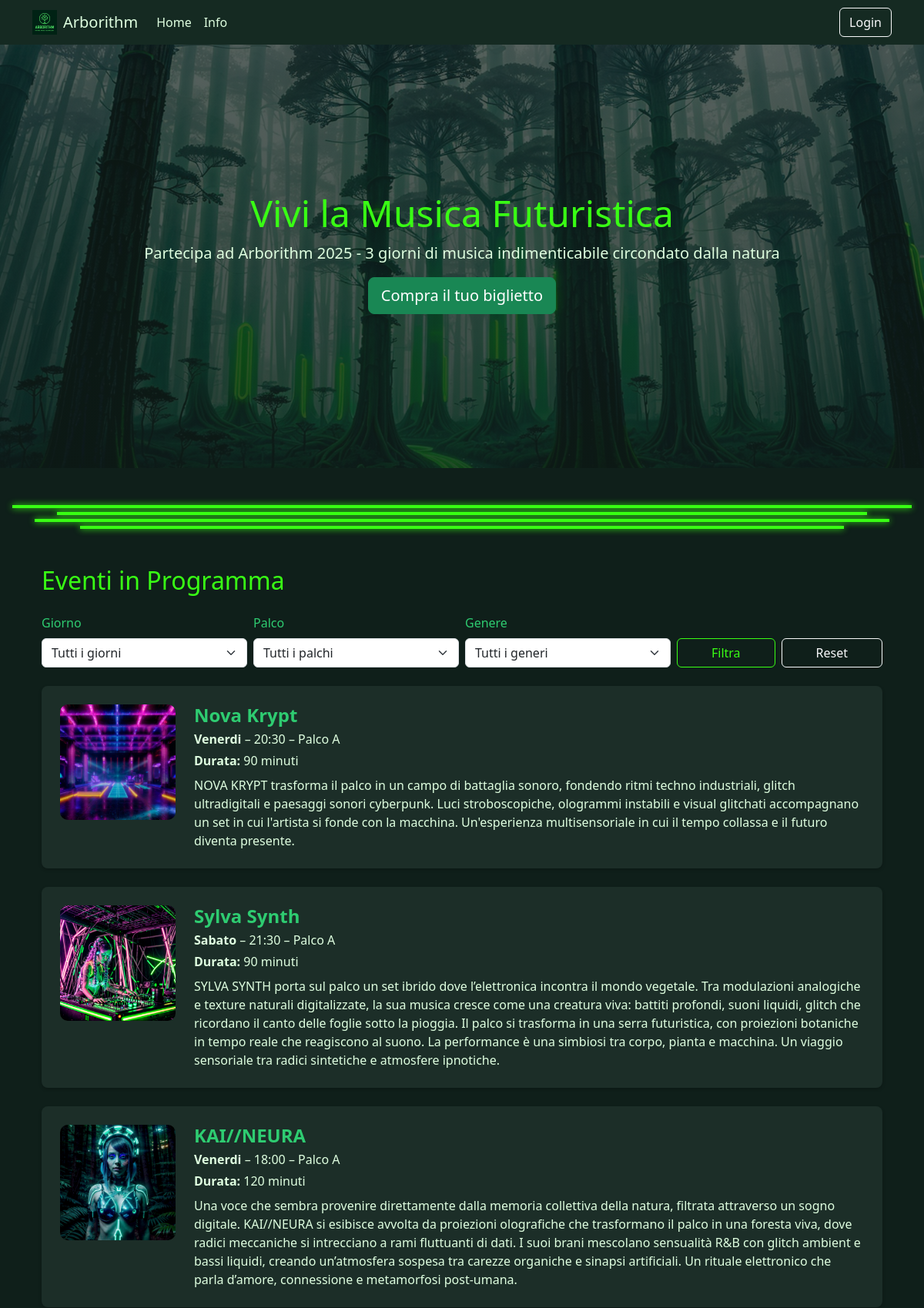
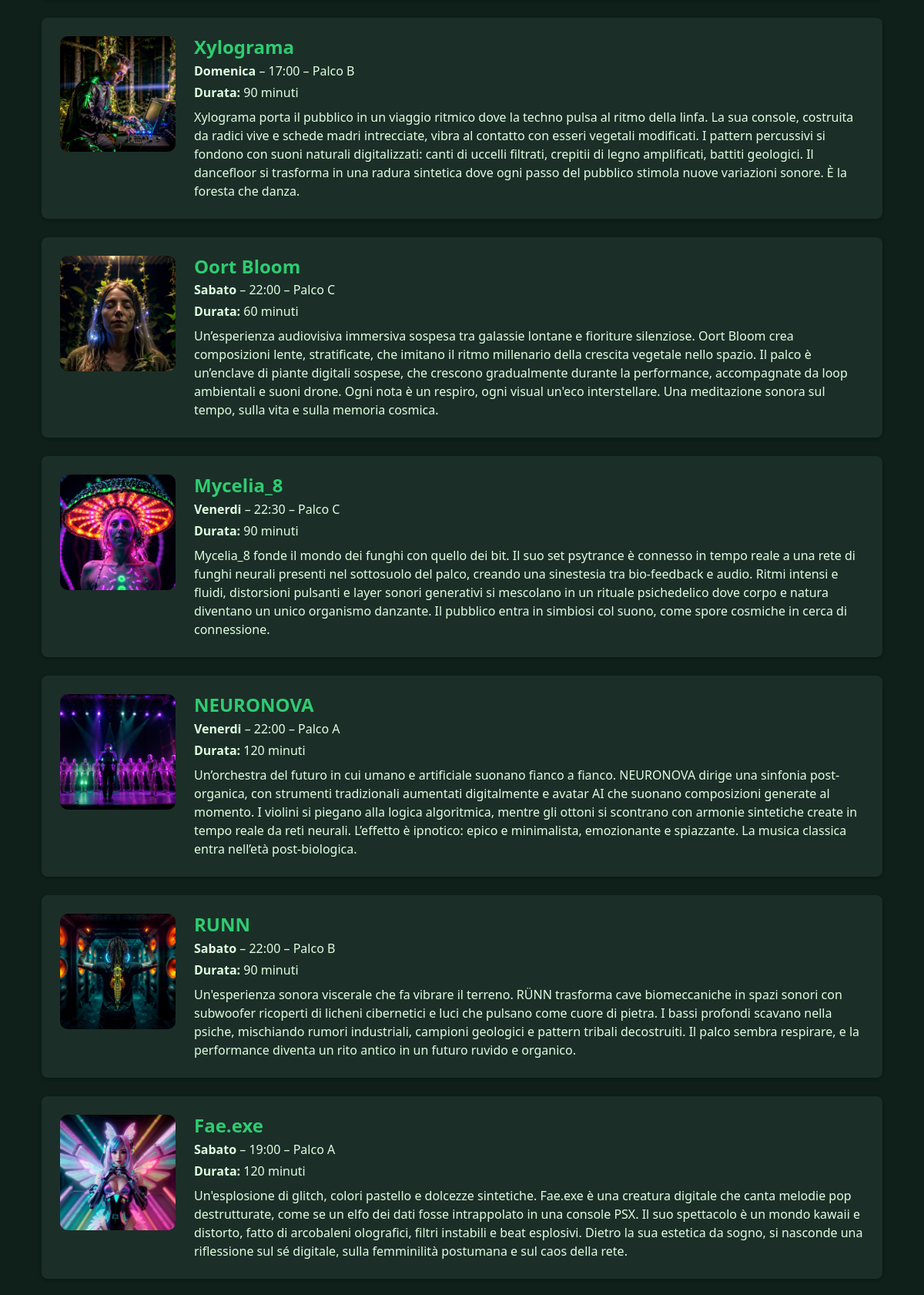
The page / (upper part) on the database its author committed (2 pictures, top to bottom).
### tables this page shows
CREATE TABLE immagini (
            id INTEGER PRIMARY KEY AUTOINCREMENT,
            performance_id INTEGER NOT NULL,
            file_path TEXT NOT NULL,
            FOREIGN KEY (performance_id) REFERENCES performance(id) ON DELETE CASCADE
        );

CREATE TABLE performance (
  id INTEGER PRIMARY KEY AUTOINCREMENT,
  artista TEXT NOT NULL,
  giorno TEXT CHECK(giorno IN ('venerdi', 'sabato', 'domenica')) NOT NULL,
  orario_inizio TEXT NOT NULL, -- formato 'YYYY-MM-DD HH:MM:SS'
  durata INTEGER NOT NULL, -- in minuti
  descrizione TEXT NOT NULL,
  palco TEXT CHECK(palco IN ('A', 'B', 'C')) NOT NULL,
  genere TEXT NOT NULL,
  pubblicata BOOLEAN NOT NULL DEFAULT 0,
  organizzatore_id INTEGER NOT NULL,
  UNIQUE(artista),
  FOREIGN KEY (organizzatore_id) REFERENCES users(id)
);

### app.py (the view)
@app.route("/")
def index():
     giorno = request.args.get("giorno")
     palco = request.args.get("palco")
     genere = request.args.get("genere")
     eventi = db.get_eventi_filtrati(giorno, palco, genere)
     generi = db.get_generi_unici()
     open_modal = session.pop("open_modal", None)  # Toglie dalla sessione
     return render_template("home.html", open_modal=open_modal, eventi_pubblici=eventi, generi=generi)

### app.py (called while the page is built)
@app.context_processor
def inject_tickets():
    tickets = []
    if "user_id" in session:
        user_id = session["user_id"]
        tickets = db.get_tickets_by_user(user_id)
    return dict(tickets=tickets)

### db.py (called while the page is built)
def connect_db():
    conn = sqlite3.connect(DB_PATH)
    conn.row_factory = sqlite3.Row
    return conn

def get_eventi_filtrati(giorno=None, palco=None, genere=None):
    conn = connect_db()
    query = """
        SELECT performance.*, immagini.file_path AS immagine
        FROM performance
        LEFT JOIN immagini
            ON immagini.id = (
                SELECT id FROM immagini
                WHERE performance_id = performance.id
                ORDER BY id ASC
                LIMIT 1
            )
        WHERE pubblicata = 1
    """
    params = []
    if giorno:
        query += " AND giorno = ?"
        params.append(giorno)
    if palco:
        query += " AND palco = ?"
        params.append(palco)
    if genere:
        query += " AND genere = ?"
        params.append(genere)
    eventi = conn.execute(query, params).fetchall()
    conn.close()
    return eventi

def get_generi_unici():
    conn = connect_db()
    rows = conn.execute(
        "SELECT DISTINCT genere FROM performance WHERE pubblicata = 1 ORDER BY genere"
    ).fetchall()
    conn.close()
    return [r["genere"] for r in rows]

### templates/home.html (shortened to what this page needs)
{% extends "base.html" %}
{% block content %}
<section class="hero">
  <div class="container">
    <h1>Vivi la Musica Futuristica</h1>
    <p class="lead">Partecipa ad Arborithm 2025 - 3 giorni di musica indimenticabile circondato dalla natura</p>
    {% if session.get('user_id') %}
      {% if session['ruolo'] == 'partecipante' %}
        <a href="{{ url_for('participant_tickets') }}" class="btn btn-success btn-lg">
          Vai all'area biglietti
        </a>
      {% elif session['ruolo'] == 'organizzatore' %}
        <button class="btn btn-secondary btn-lg" disabled title="Solo i partecipanti possono acquistare biglietti">
          Acquisto biglietti non disponibile per organizzatori
        </button>
      {% endif %}
    {% else %}
      <button class="btn btn-success btn-lg" data-bs-toggle="modal" data-bs-target="#registerModalPartecipante">
        Compra il tuo biglietto
      </button>
    {% endif %}
  </div>
</section>
<div class="glitch-separator my-5 px-3">
  <div class="glitch-line" style="width: 100%;"></div>
  <div class="glitch-line" style="width: 90%; margin-left: 5%;"></div>
  <div class="glitch-line" style="width: 95%; margin-left: 2.5%;"></div>
  <div class="glitch-line" style="width: 85%; margin-left: 7.5%;"></div>
</div>
<div class="container pb-5">
{% include "_eventi_filtrati.html" %}
</div>
{% endblock %}

### templates/_eventi_filtrati.html (shortened to what this page needs)
<section id="lineup">
  <div class="container">
    <h5 class="cyber-title2 mb-4">Eventi in Programma</h5>
    <form method="GET" class="mb-4">
    <div class="row g-2 align-items-end">
        <div class="col-md-3">
        <label for="filtro-giorno" class="form-label">Giorno</label>
        <select name="giorno" id="filtro-giorno" class="form-select">
            <option value="">Tutti i giorni</option>
        </select>
        </div>
        <div class="col-md-3">
        <label for="filtro-palco" class="form-label">Palco</label>
        <select name="palco" id="filtro-palco" class="form-select">
            <option value="">Tutti i palchi</option>
        </select>
        </div>
        <div class="col-md-3">
        <label for="filtro-genere" class="form-label">Genere</label>
        <select name="genere" id="filtro-genere" class="form-select">
            <option value="">Tutti i generi</option>
        </select>
        </div>
        <div class="col-md-3 d-flex gap-2">
        <button type="submit" class="btn btn_fluo btn-outline-success flex-fill">Filtra</button>
        <a href="{{ request.path }}" class="btn btn-outline-light flex-fill">Reset</a>
        </div>
    </div>
    </form>
    <div class="row gy-4">
      {% for evento in eventi_pubblici %}
        <div class="col-12">
          <a href="{{ url_for('dettaglio_evento', id=evento['id']) }}" class="text-decoration-none">
            <div class="card event-card p-4">
              <div class="d-flex flex-column flex-md-row align-items-start">
                <div class="event-img-container me-md-4 mb-3 mb-md-0">
                  {% if evento["immagine"] %}
                    <img src="{{ url_for('static', filename=evento['immagine']) }}" class="event-img">
                  {% else %}
                    <img src="{{ url_for('static', filename='default.jpg') }}" class="event-img">
                  {% endif %}
                </div>
                <div>
                  <h4 class="evento-artista mb-1">{{ evento['artista'] }}</h4>
                  <p class="mb-1">
                    <strong>{{ evento['giorno'].capitalize() }}</strong> –
                    {{ evento['orario_inizio'][11:16] }} –
                    Palco {{ evento['palco'] }}
                  </p>
                  <p class="mb-2"><strong>Durata:</strong> {{ evento['durata'] }} minuti</p>
                  <p class="mb-0">{{ evento['descrizione'] }}</p>
                </div>
              </div>
            </div>
          </a>
        </div>
      {% else %}
        <div class="col-12 text-center py-5">
          <h5 class="no-result">Nessun risultato trovato</h5>
          <p class="no-result">Prova a modificare i filtri.</p>
        </div>
      {% endfor %}
    </div>
  </div>
</section>

### static/style.css (style rules this page uses)
body { background-color: #0f1f1a; color: #dfffe0; font-family: 'Segoe UI', sans-serif; }
.hero { background: linear-gradient(rgba(15, 31, 26, 0.7), rgba(15, 31, 26, 0.8)), url('HomeForest.jpg') center/cover; height: 70vh; display: flex; align-items: center; justify-content: center; text-align: center; }
.hero h1 { font-size: 3rem; color: #39ff14; }
.glitch-separator { display: flex; flex-direction: column; gap: 5px; }
.glitch-line { height: 4px; background: #39ff14; box-shadow: 0 0 8px #39ff14; animation: glitchMove 2s infinite ease-in-out alternate; }
.cyber-title2 { color: #39ff14; font-size: 2rem; }
.evento-artista { color: #2ecc71; font-weight: 600; }
form label.form-label { color: #2ecc71; font-weight: 500; }
.event-card { background-color: #1c2e28; border: none; color: #dfffe0; }
.card { background-color: #1c2e28; color: #dfffe0; border: none; border-radius: 8px; box-shadow: 0 2px 4px rgba(0, 0, 0, 0.2); }
.event-img-container { width: 150px; height: 150px; flex-shrink: 0; }
.event-img { width: 100%; height: 100%; object-fit: cover; border-radius: 10px; }
.btn_fluo { border-color: #39ff14; color:#39FF14; background-color: transparent; }

### rows shown on the page
immagini: file_path (picture), artista "Nova Krypt", giorno "Venerdi", orario_inizio "20:30", palco "A", durata "90", descrizione "NOVA KRYPT trasforma il palco in un campo di battaglia sonoro, fondendo ritmi techno industriali, glitch ultradigitali e paesaggi sonori cyberpunk. Luci stroboscopiche, ologrammi instabili e visual glitchati accompagnano un set in cui l'artista si fonde con la macchina. Un'esperienza multisensoriale in cui il tempo collassa e il futuro diventa presente."
immagini: file_path (picture), artista "Sylva Synth", giorno "Sabato", orario_inizio "21:30", palco "A", durata "90", descrizione "SYLVA SYNTH porta sul palco un set ibrido dove l’elettronica incontra il mondo vegetale. Tra modulazioni analogiche e texture naturali digitalizzate, la sua musica cresce come una creatura viva: battiti profondi, suoni liquidi, glitch che ricordano il canto delle foglie sotto la pioggia. Il palco si trasforma in una serra futuristica, con proiezioni botaniche in tempo reale che reagiscono al suono. La performance è una simbiosi tra corpo, pianta e macchina. Un viaggio sensoriale tra radici sintetiche e atmosfere ipnotiche."
immagini: file_path (picture), artista "KAI//NEURA", giorno "Venerdi", orario_inizio "18:00", palco "A", durata "120", descrizione "Una voce che sembra provenire direttamente dalla memoria collettiva della natura, filtrata attraverso un sogno digitale. KAI//NEURA si esibisce avvolta da proiezioni olografiche che trasformano il palco in una foresta viva, dove radici meccaniche si intrecciano a rami fluttuanti di dati. I suoi brani mescolano sensualità R&B con glitch ambient e bassi liquidi, creando un’atmosfera sospesa tra carezze organiche e sinapsi artificiali. Un rituale elettronico che parla d’amore, connessione e metamorfosi post-umana."
immagini: file_path (picture), artista "Xylograma", giorno "Domenica", orario_inizio "17:00", palco "B", durata "90", descrizione "Xylograma porta il pubblico in un viaggio ritmico dove la techno pulsa al ritmo della linfa. La sua console, costruita da radici vive e schede madri intrecciate, vibra al contatto con esseri vegetali modificati. I pattern percussivi si fondono con suoni naturali digitalizzati: canti di uccelli filtrati, crepitii di legno amplificati, battiti geologici. Il dancefloor si trasforma in una radura sintetica dove ogni passo del pubblico stimola nuove variazioni sonore. È la foresta che danza."
immagini: file_path (picture), artista "Oort Bloom", giorno "Sabato", orario_inizio "22:00", palco "C", durata "60", descrizione "Un’esperienza audiovisiva immersiva sospesa tra galassie lontane e fioriture silenziose. Oort Bloom crea composizioni lente, stratificate, che imitano il ritmo millenario della crescita vegetale nello spazio. Il palco è un’enclave di piante digitali sospese, che crescono gradualmente durante la performance, accompagnate da loop ambientali e suoni drone. Ogni nota è un respiro, ogni visual un'eco interstellare. Una meditazione sonora sul tempo, sulla vita e sulla memoria cosmica."
immagini: file_path (picture), artista "Mycelia_8", giorno "Venerdi", orario_inizio "22:30", palco "C", durata "90", descrizione "Mycelia_8 fonde il mondo dei funghi con quello dei bit. Il suo set psytrance è connesso in tempo reale a una rete di funghi neurali presenti nel sottosuolo del palco, creando una sinestesia tra bio-feedback e audio. Ritmi intensi e fluidi, distorsioni pulsanti e layer sonori generativi si mescolano in un rituale psichedelico dove corpo e natura diventano un unico organismo danzante. Il pubblico entra in simbiosi col suono, come spore cosmiche in cerca di connessione."
immagini: file_path (picture), artista "NEURONOVA", giorno "Venerdi", orario_inizio "22:00", palco "A", durata "120", descrizione "Un’orchestra del futuro in cui umano e artificiale suonano fianco a fianco. NEURONOVA dirige una sinfonia post-organica, con strumenti tradizionali aumentati digitalmente e avatar AI che suonano composizioni generate al momento. I violini si piegano alla logica algoritmica, mentre gli ottoni si scontrano con armonie sintetiche create in tempo reale da reti neurali. L’effetto è ipnotico: epico e minimalista, emozionante e spiazzante. La musica classica entra nell’età post-biologica."
immagini: file_path (picture), artista "RUNN", giorno "Sabato", orario_inizio "22:00", palco "B", durata "90", descrizione "Un'esperienza sonora viscerale che fa vibrare il terreno. RÜNN trasforma cave biomeccaniche in spazi sonori con subwoofer ricoperti di licheni cibernetici e luci che pulsano come cuore di pietra. I bassi profondi scavano nella psiche, mischiando rumori industriali, campioni geologici e pattern tribali decostruiti. Il palco sembra respirare, e la performance diventa un rito antico in un futuro ruvido e organico."
immagini: file_path (picture), artista "Fae.exe", giorno "Sabato", orario_inizio "19:00", palco "A", durata "120", descrizione "Un'esplosione di glitch, colori pastello e dolcezze sintetiche. Fae.exe è una creatura digitale che canta melodie pop destrutturate, come se un elfo dei dati fosse intrappolato in una console PSX. Il suo spettacolo è un mondo kawaii e distorto, fatto di arcobaleni olografici, filtri instabili e beat esplosivi. Dietro la sua estetica da sogno, si nasconde una riflessione sul sé digitale, sulla femminilità postumana e sul caos della rete."
